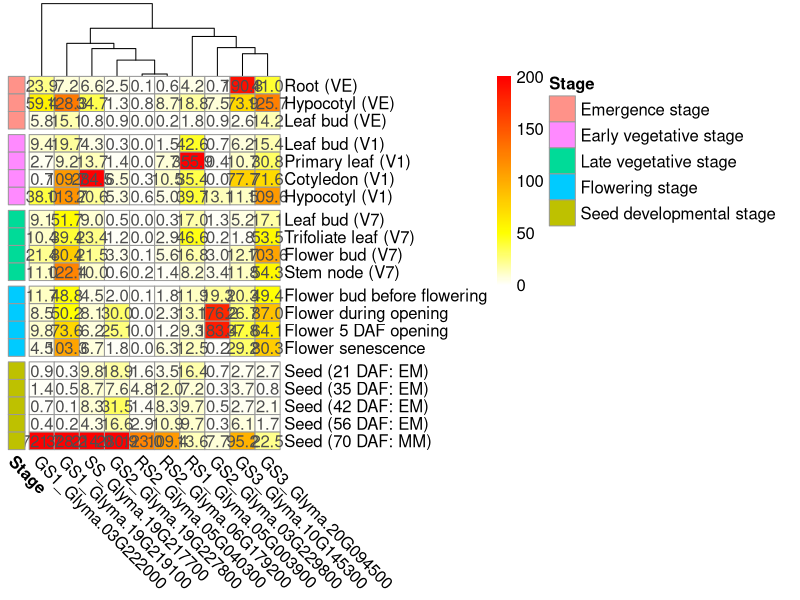

Here is the R script that generated this plot:
#CODE FOR R – Heatmaps
#Glycine max
library("pheatmap")
#setwd("C:/Users/ramon/OneDrive - Vrije Universiteit Brussel/PhD/ARTIKEL RFO/Artikel expressie atlas/TPM/R")
gw_heatmap <- read.csv(file = "Gm.csv", header = TRUE, row.names = 1)
hm_num = as.matrix(gw_heatmap[,2:11])

#because you assigned the row names to 1 it doesn’t count that one as a line 
pos = data.frame("Stage" = gw_heatmap$Stage)
rownames(pos) = rownames(hm_num)
pos$Stage <- factor(pos$Stage, levels = c("Emergence stage","Early vegetative stage","Late vegetative stage","Flowering stage","Seed developmental stage"))
#om volgorde aan te duiden van de legende
breaklist = seq(0, 200, by = 1)
#cluster collumns
pheatmap(hm_num, cluster_cols = T, cluster_rows = F, fontsize = 12, fontsize_number = 12, fontsize_col = 12, fontsize_row = 12, gaps_row = c(3,7,11,15), annotation_row = pos, display_numbers = T, angle_col=315, number_format = '%#.1f', breaks = breaklist, color = rev(heat.colors(200)))
